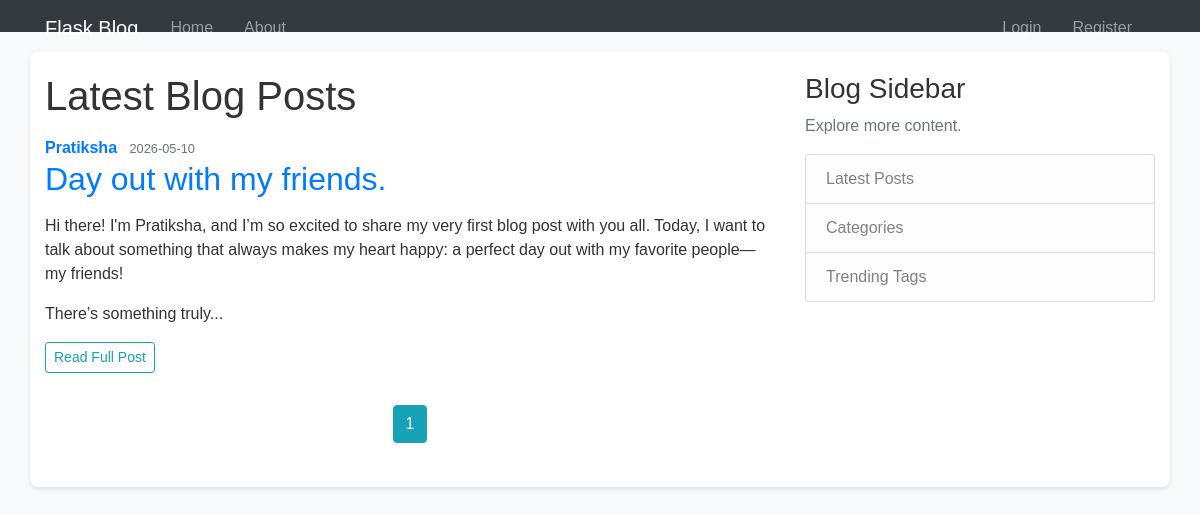
Page /home on the earlier database version.
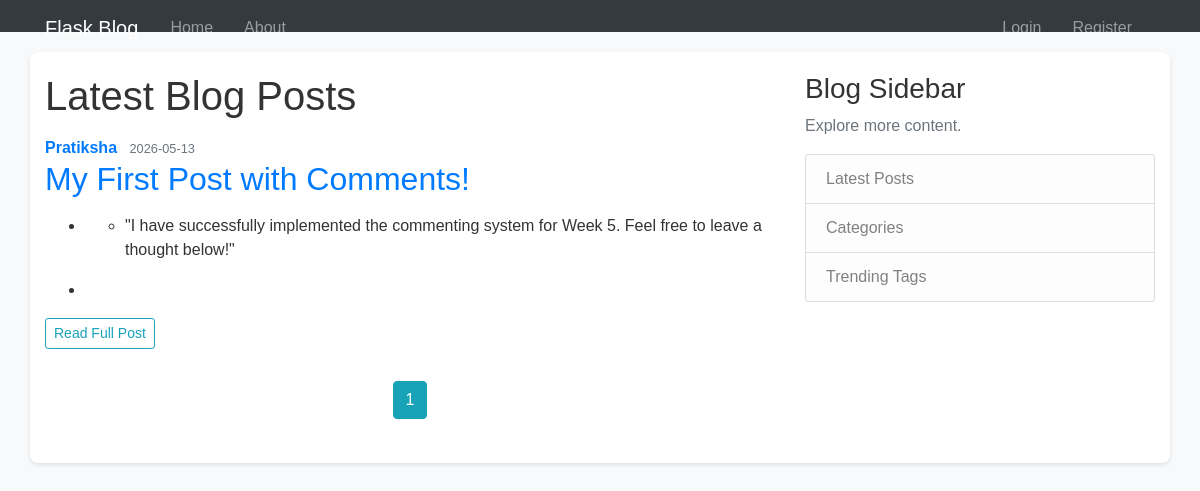
Same page on the later database version.
### flaskblog/models.py (models this page shows, shortened)
class Post(db.Model):
    id = db.Column(db.Integer, primary_key=True)
    title = db.Column(db.String(100), nullable=False)
    date_posted = db.Column(db.DateTime, nullable=False, default=datetime.utcnow)
    content = db.Column(db.Text, nullable=False)
    user_id = db.Column(db.Integer, db.ForeignKey('user.id'), nullable=False)
    tags = db.relationship('Tag', secondary=post_tags, backref=db.backref('posts', lazy='dynamic'))
    comments = db.relationship('Comment', backref='post', lazy=True, cascade="all, delete-orphan")

class User(db.Model, UserMixin):
    id = db.Column(db.Integer, primary_key=True)
    username = db.Column(db.String(20), unique=True, nullable=False)
    email = db.Column(db.String(120), unique=True, nullable=False)
    image_file = db.Column(db.String(20), nullable=False, default='default.jpg')
    password = db.Column(db.String(60), nullable=False)
    posts = db.relationship('Post', backref='author', lazy=True)
    comments = db.relationship('Comment', backref='author', lazy=True)

### flaskblog/routes.py (the view)
@app.route("/")
@app.route("/home")
def home():
    page = request.args.get('page', 1, type=int)
    posts = Post.query.order_by(Post.date_posted.desc()).paginate(page=page, per_page=5)
    return render_template('home.html', posts=posts)

### flaskblog/templates/home.html (shortened to what this page needs)
{% extends "layout.html" %}
{% block content %}
    <h1 class="mb-3">Latest Blog Posts</h1>
    {% for post in posts.items %}
        <article class="media content-section">
          <div class="media-body">
            <div class="article-metadata">
              <a class="mr-2 font-weight-bold" href="#">{{ post.author.username }}</a>
              <small class="text-muted">{{ post.date_posted.strftime('%Y-%m-%d') }}</small>
            </div>
            <h2><a class="article-title" href="{{ url_for('post', post_id=post.id) }}">{{ post.title }}</a></h2>
            <p class="article-content text-dark">{{ post.content | safe | truncate(300) }}</p>
            <a class="btn btn-outline-info btn-sm mb-2" href="{{ url_for('post', post_id=post.id) }}">Read Full Post</a>
          </div>
        </article>
    {% endfor %}
    <div class="mt-4 text-center">
        {% for page_num in posts.iter_pages(left_edge=1, right_edge=1, left_current=1, right_current=2) %}
          {% if page_num %}
            {% if posts.page == page_num %}
              <a class="btn btn-info mb-4" href="{{ url_for('home', page=page_num) }}">{{ page_num }}</a>
            {% else %}
              <a class="btn btn-outline-info mb-4" href="{{ url_for('home', page=page_num) }}">{{ page_num }}</a>
            {% endif %}
          {% else %}
            ...
          {% endif %}
        {% endfor %}
    </div>
{% endblock content %}

### flaskblog/templates/layout.html (shortened to what this page needs)
<!DOCTYPE html>
<html lang="en">
<head>
    <link rel="stylesheet" href="https://maxcdn.bootstrapcdn.com/bootstrap/4.0.0/css/bootstrap.min.css">
    <link rel="stylesheet" type="text/css" href="{{ url_for('static', filename='main.css') }}">
</head>
<body>
    <header class="site-header">
      <nav class="navbar navbar-expand-md navbar-dark bg-steel fixed-top">
        <div class="container">
          <a class="navbar-brand mr-4" href="/">Flask Blog</a>
          <div class="collapse navbar-collapse" id="navbarToggle">
            <div class="navbar-nav mr-auto">
              <a class="nav-item nav-link" href="{{ url_for('home') }}">Home</a>
              <a class="nav-item nav-link" href="{{ url_for('about') }}">About</a>
            </div>
            <div class="navbar-nav">
              {% if current_user.is_authenticated %}
                <a class="nav-item nav-link" href="{{ url_for('new_post') }}">New Post</a>
                <a class="nav-item nav-link" href="{{ url_for('account') }}">Account</a>
                <a class="nav-item nav-link" href="{{ url_for('logout') }}">Logout</a>
              {% else %}
                <a class="nav-item nav-link" href="{{ url_for('login') }}">Login</a>
                <a class="nav-item nav-link" href="{{ url_for('register') }}">Register</a>
              {% endif %}
            </div>
          </div>
        </div>
      </nav>
    </header>
    <main role="main" class="container">
      <div class="row">
        <div class="col-md-8">
          {% block content %}{% endblock %}
        </div>
        <div class="col-md-4">
          <div class="content-section">
            <h3>Blog Sidebar</h3>
            <p class='text-muted'>Explore more content.
              <ul class="list-group">
                <li class="list-group-item list-group-item-light">Latest Posts</li>
                <li class="list-group-item list-group-item-light">Categories</li>
                <li class="list-group-item list-group-item-light">Trending Tags</li>
              </ul>
            </p>
          </div>
        </div>
      </div>
    </main>
</body>
</html>

### flaskblog/static/main.css (style rules this page uses)
body { background-color: #f8f9fa; font-family: Arial, sans-serif; color: #333; }
header { background-color: #343a40; padding: 1rem; color: white; }
header a { color: white; margin-right: 15px; text-decoration: none; }
main { max-width: 800px; margin: 20px auto; background: white; padding: 20px; border-radius: 8px; box-shadow: 0 2px 4px rgba(0,0,0,0.1); }

Differences in the rows shown:
changed Post "Pratiksha": date_posted "2026-05-10" → "2026-05-13"; title "Day out with my friends." → "My First Post with Comments!"; content "Hi there! I'm Pratiksha, and I’m so excited to share my very first blog post with you all. Today, I want to talk about something that always makes my heart happy: a perfect day out with my favorite people—my friends! There’s something truly..." → "\"I have successfully implemented the commenting system for Week 5. Feel free to leave a thought below!\""
